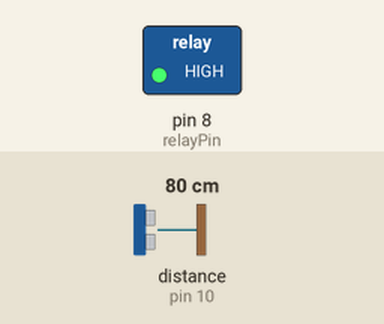
Simulated run of this sketch. Board: Arduino Uno, built with avr-gcc and run on an emulated ATmega328P. Shown: switched loads named in the sketch (green lamp = pin HIGH). Wiring (inferred from the names in the program): ultrasonic range finder: trigger pin 9; echo pin 10. The inputs (shaded band) are chosen by the test bench; at power-on: distance to the obstacle (sensor on pin 10) 80 cm. The echo pulse lasts 58.3 µs per cm; pins used as bus, display or sensor lines are not drawn.

Above: at 1.3 s.
1.4 s: distance to the obstacle (sensor on pin 10) set to 24 cm
2.9 s: distance to the obstacle (sensor on pin 10) set to 20 cm
At 3.3 s:
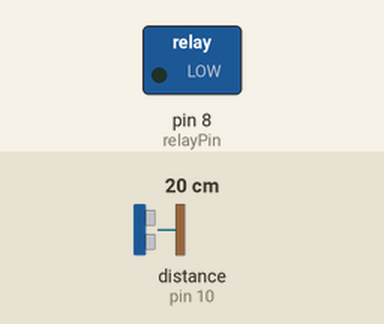
4.5 s: distance to the obstacle (sensor on pin 10) set to 35 cm
At 5.7 s:
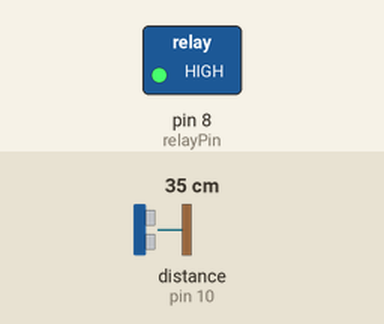
6.0 s: distance to the obstacle (sensor on pin 10) set to 2 cm
At 7.2 s:
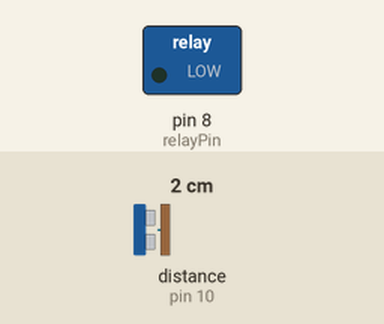
Timing chart, 0 to 8.5 s (numbered marks = the images above; inputs shaded):
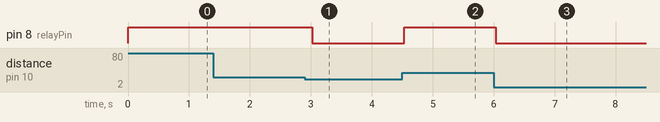

The sketch:

train_code_final_without_liquidcrystal.ino
```cpp
// Define pins for the HC-SR04
const int trigPin = 9;
const int echoPin = 10;

// Define pin for the relay module
const int relayPin = 8;

// Variables to store duration and distance
long duration;
int distance;

void setup() {
  // Initialize serial communication
  Serial.begin(9600);

  // Set the trigPin as OUTPUT and echoPin as INPUT
  pinMode(trigPin, OUTPUT);
  pinMode(echoPin, INPUT);

  // Set the relayPin as OUTPUT
  pinMode(relayPin, OUTPUT);

  // Initialize the relay to be off
  digitalWrite(relayPin, LOW);
}

void loop() {
  // Clear the trigPin by setting it LOW
  digitalWrite(trigPin, LOW);
  delayMicroseconds(2);
  digitalWrite(trigPin, HIGH);
  delayMicroseconds(10);
  digitalWrite(trigPin, LOW);

  duration = pulseIn(echoPin, HIGH);
  distance = duration * 0.034 / 2;

  // Serial.print("Distance: ");
  // Serial.print(distance);
  // Serial.println(" cm");

  // If distance is greater than 20 cm, turn on the relay
  if (distance > 20) {
    digitalWrite(relayPin, HIGH);
  } else {
    digitalWrite(relayPin, LOW);
  }

  delay(500);
}
```

Measured:
- the behaviour switches between 22 and 21 cm on distance to the obstacle (sensor on pin 10) (found by bisection; images 0 and 1)
- after the input at 1.4 s, every drawn part: stays the same
- after the input at 2.9 s, pin 8 (relayPin): HIGH → LOW after 0.12 s
- after the input at 4.5 s, pin 8 (relayPin): LOW → HIGH at once
- after the input at 6.0 s, pin 8 (relayPin): HIGH → LOW at once
